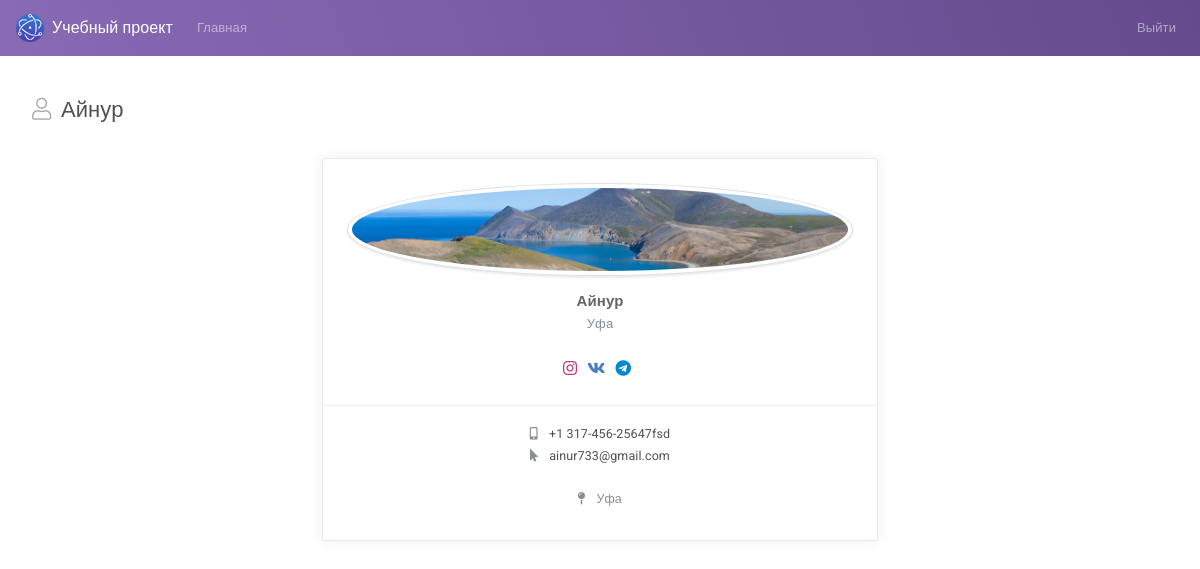
Screenshot of /page_profile.php?id=20 (signed in) with the database file from the repository.
### tables this page shows
CREATE TABLE `users` (
  `id` int NOT NULL,
  `email` varchar(255) NOT NULL,
  `password` varchar(255) NOT NULL,
  `role` varchar(255) DEFAULT 'user',
  `name` varchar(255) DEFAULT NULL,
  `work` varchar(255) DEFAULT NULL,
  `phone` varchar(255) DEFAULT NULL,
  `location` varchar(255) DEFAULT NULL,
  `status` varchar(255) DEFAULT NULL,
  `vk_link` varchar(255) DEFAULT NULL,
  `tg_link` varchar(255) DEFAULT NULL,
  `instagram_link` varchar(255) DEFAULT NULL,
  `image` varchar(255) DEFAULT NULL
);

### functions.php (called while the page is built, shortened)
<?php
function get_user_by_id($id)
{
    $pdo = new PDO("mysql:dbname=marlin2;host=localhost", "root", "");
    $sql = "SELECT * FROM users WHERE id=:id";
    $statement = $pdo->prepare($sql);
    $statement->execute(['id' => $id]);
    return $statement->fetch(PDO::FETCH_ASSOC);
}

### page_profile.php (the view, shortened to what this page needs)
<?php
require_once "functions.php";
$id = $_GET['id'];
$user = get_user_by_id($id);
?>
<!DOCTYPE html>
<html lang="en">
<head>
    <link id="vendorsbundle" rel="stylesheet" media="screen, print" href="/css/vendors.bundle.css">
    <link id="appbundle" rel="stylesheet" media="screen, print" href="/css/app.bundle.css">
    <link id="myskin" rel="stylesheet" media="screen, print" href="/css/skins/skin-master.css">
    <link rel="stylesheet" media="screen, print" href="/css/fa-solid.css">
    <link rel="stylesheet" media="screen, print" href="/css/fa-brands.css">
    <link rel="stylesheet" media="screen, print" href="/css/fa-regular.css">
</head>
    <body class="mod-bg-1 mod-nav-link">
        <nav class="navbar navbar-expand-lg navbar-dark bg-primary bg-primary-gradient">
            <a class="navbar-brand d-flex align-items-center fw-500" href="#"><img alt="logo" class="d-inline-block align-top mr-2" src="/img/logo.png"> Учебный проект</a>
            <div class="collapse navbar-collapse" id="navbarColor02">
                <ul class="navbar-nav mr-auto">
                    <li class="nav-item ">
                        <a class="nav-link" href="/users.php">Главная</a>
                    </li>
                </ul>
                <ul class="navbar-nav ml-auto">
                <?php if(!$_SESSION['user']): ?>
            <li class="nav-item">
                <a class="nav-link" href="page_login.php">Войти</a>
            </li>
            <?php else: ?>
            <li class="nav-item">
                <a class="nav-link" href="/logout_script.php/?id=<?php if(isset($_SESSION['user'])) {
                    echo $_SESSION['user']['id'];
                } ?>">Выйти</a>
            </li>
            <?php endif; ?>
                </ul>
            </div>
        </nav>
        <main id="js-page-content" role="main" class="page-content mt-3">
            <div class="subheader">
                <h1 class="subheader-title">
                    <i class='subheader-icon fal fa-user'></i> <?php echo $user['name'];?>
                </h1>
            </div>
            <div class="row">
              <div class="col-lg-6 col-xl-6 m-auto">
                    <div class="card mb-g rounded-top">
                        <div class="row no-gutters row-grid">
                            <div class="col-12">
                                <div class="d-flex flex-column align-items-center justify-content-center p-4">
                                    <img src="/img/demo/avatars/<?php echo $user['image'];?>" class="rounded-circle shadow-2 img-thumbnail" alt="">
                                    <h5 class="mb-0 fw-700 text-center mt-3">
                                        <?php echo $user['name'];?>
                                        <small class="text-muted mb-0"><?php echo $user['location'];?></small>
                                    </h5>
                                    <div class="mt-4 text-center demo">
                                        <a href="<?php echo $user['instagram_link'];?>" class="fs-xl" style="color:#C13584">
                                            <i class="fab fa-instagram"></i>
                                        </a>
                                        <a href="<?php echo $user['vk_link'];?>" class="fs-xl" style="color:#4680C2">
                                            <i class="fab fa-vk"></i>
                                        </a>
                                        <a href="<?php echo $user['tg_link'];?>" class="fs-xl" style="color:#0088cc">
                                            <i class="fab fa-telegram"></i>
                                        </a>
                                    </div>
                                </div>
                            </div>
                            <div class="col-12">
                                <div class="p-3 text-center">
                                    <a href="tel:<?php echo $user['phone'];?>" class="mt-1 d-block fs-sm fw-400 text-dark">
                                        <i class="fas fa-mobile-alt text-muted mr-2"></i><?php echo $user['phone'];?></a>
                                    <a href="mailto:<?php echo $user['email'];?>" class="mt-1 d-block fs-sm fw-400 text-dark">
                                        <i class="fas fa-mouse-pointer text-muted mr-2"></i> <?php echo $user['email'];?></a>
                                    <address class="fs-sm fw-400 mt-4 text-muted">
                                        <i class="fas fa-map-pin mr-2"></i> <?php echo $user['location'];?>
                                    </address>
                                </div>
                            </div>
                        </div>
                    </div>
               </div>
            </div>
        </main>
    </body>
</html>

### css/fa-solid.css (style rules this page uses)
.fa,.fas { font-family:'Font Awesome 5 Pro';font-weight:900 }

### css/fa-brands.css (style rules this page uses)
.fab { font-family:'Font Awesome 5 Brands';font-weight:400 }

### rows the page displays
users: name "Айнур", image (picture), location "Уфа", phone "+1 317-456-25647fsd", email "ainur733@gmail.com"
